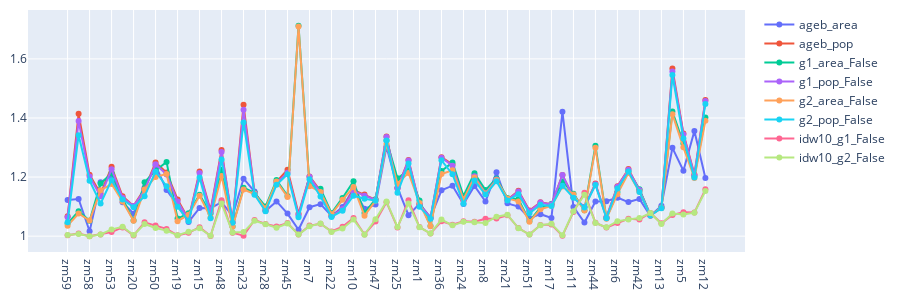
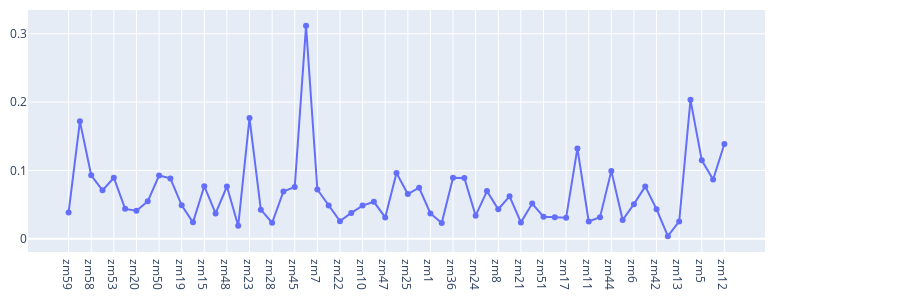

Here is the notebook cell these charts were saved with, in order:
### Code cell
dc = 'dilatation coefficient'
dila_coef = pd.DataFrame({
    'ageb_area': dv_a['area'][dc],
    'ageb_pop': dv_a['pop'][dc],
    ** a, **b
})
sort_col = ud_helper.zms_sort_cols[0]
dila_coef = dila_coef.loc[zms.sort_values(sort_col).index]

# sort_col = dila_coef.columns[0]
# dila_coef=dila_coef.sort_values(sort_col)
# print(sort_col)

draw_scatter(dila_coef, height=300)
draw_scatter(dila_coef.std(axis=1).to_frame(), height=300, margin_r=135)

### Figure 1 — Plotly figure (JSON) as saved in the notebook; plotly's stock layout.template omitted (floating-point values rounded to 4 significant figures)
{"data": [{"mode": "lines+markers", "name": "ageb_area", "type": "scatter", "x": ["zm59", "zm16", "zm58", "zm26", "zm53", "zm52", "zm20", "zm32", "zm50", "zm35", "zm19", "zm46", "zm15", "zm54", "zm48", "zm29", "zm23", "zm57", "zm28", "zm18", "zm45", "zm9", "zm7", "zm56", "zm22", "zm55", "zm10", "zm33", "zm47", "zm14", "zm25", "zm38", "zm1", "zm27", "zm36", "zm30", "zm24", "zm41", "zm8", "zm34", "zm21", "zm49", "zm51", "zm37", "zm17", "zm39", "zm11", "zm2", "zm44", "zm43", "zm6", "zm4", "zm42", "zm31", "zm13", "zm40", "zm5", "zm3", "zm12"], "y": [1.123, 1.126, 1.016, 1.182, 1.202, 1.115, 1.076, 1.164, 1.239, 1.156, 1.105, 1.048, 1.095, 1.095, 1.115, 1.069, 1.195, 1.151, 1.085, 1.118, 1.076, 1.022, 1.098, 1.108, 1.068, 1.099, 1.161, 1.093, 1.107, 1.303, 1.164, 1.071, 1.109, 1.063, 1.155, 1.171, 1.109, 1.17, 1.117, 1.216, 1.111, 1.1, 1.06, 1.074, 1.062, 1.421, 1.099, 1.046, 1.117, 1.119, 1.13, 1.115, 1.126, 1.069, 1.103, 1.299, 1.221, 1.356, 1.197]}, {"mode": "lines+markers", "name": "ageb_pop", "type": "scatter", "x": ["zm59", "zm16", "zm58", "zm26", "zm53", "zm52", "zm20", "zm32", "zm50", "zm35", "zm19", "zm46", "zm15", "zm54", "zm48", "zm29", "zm23", "zm57", "zm28", "zm18", "zm45", "zm9", "zm7", "zm56", "zm22", "zm55", "zm10", "zm33", "zm47", "zm14", "zm25", "zm38", "zm1", "zm27", "zm36", "zm30", "zm24", "zm41", "zm8", "zm34", "zm21", "zm49", "zm51", "zm37", "zm17", "zm39", "zm11", "zm2", "zm44", "zm43", "zm6", "zm4", "zm42", "zm31", "zm13", "zm40", "zm5", "zm3", "zm12"], "y": [1.068, 1.414, 1.208, 1.143, 1.235, 1.135, 1.102, 1.16, 1.25, 1.215, 1.124, 1.057, 1.219, 1.087, 1.291, 1.046, 1.444, 1.147, 1.088, 1.184, 1.225, 1.076, 1.202, 1.152, 1.069, 1.092, 1.156, 1.141, 1.123, 1.338, 1.163, 1.258, 1.108, 1.06, 1.267, 1.243, 1.122, 1.205, 1.148, 1.193, 1.123, 1.154, 1.086, 1.114, 1.108, 1.207, 1.132, 1.099, 1.178, 1.064, 1.169, 1.227, 1.157, 1.071, 1.096, 1.567, 1.347, 1.209, 1.461]}, {"mode": "lines+markers", "name": "g1_area_False", "type": "scatter", "x": ["zm59", "zm16", "zm58", "zm26", "zm53", "zm52", "zm20", "zm32", "zm50", "zm35", "zm19", "zm46", "zm15", "zm54", "zm48", "zm29", "zm23", "zm57", "zm28", "zm18", "zm45", "zm9", "zm7", "zm56", "zm22", "zm55", "zm10", "zm33", "zm47", "zm14", "zm25", "zm38", "zm1", "zm27", "zm36", "zm30", "zm24", "zm41", "zm8", "zm34", "zm21", "zm49", "zm51", "zm37", "zm17", "zm39", "zm11", "zm2", "zm44", "zm43", "zm6", "zm4", "zm42", "zm31", "zm13", "zm40", "zm5", "zm3", "zm12"], "y": [1.043, 1.085, 1.052, 1.178, 1.213, 1.126, 1.053, 1.182, 1.222, 1.251, 1.06, 1.077, 1.14, 1.077, 1.225, 1.032, 1.164, 1.147, 1.1, 1.19, 1.136, 1.712, 1.176, 1.161, 1.078, 1.129, 1.186, 1.078, 1.125, 1.324, 1.196, 1.223, 1.121, 1.034, 1.22, 1.249, 1.136, 1.213, 1.156, 1.196, 1.129, 1.125, 1.051, 1.096, 1.108, 1.185, 1.144, 1.088, 1.306, 1.061, 1.149, 1.22, 1.159, 1.072, 1.097, 1.422, 1.313, 1.203, 1.402]}, {"mode": "lines+markers", "name": "g1_pop_False", "type": "scatter", "x": ["zm59", "zm16", "zm58", "zm26", "zm53", "zm52", "zm20", "zm32", "zm50", "zm35", "zm19", "zm46", "zm15", "zm54", "zm48", "zm29", "zm23", "zm57", "zm28", "zm18", "zm45", "zm9", "zm7", "zm56", "zm22", "zm55", "zm10", "zm33", "zm47", "zm14", "zm25", "zm38", "zm1", "zm27", "zm36", "zm30", "zm24", "zm41", "zm8", "zm34", "zm21", "zm49", "zm51", "zm37", "zm17", "zm39", "zm11", "zm2", "zm44", "zm43", "zm6", "zm4", "zm42", "zm31", "zm13", "zm40", "zm5", "zm3", "zm12"], "y": [1.064, 1.389, 1.202, 1.135, 1.227, 1.13, 1.102, 1.156, 1.243, 1.209, 1.117, 1.056, 1.214, 1.082, 1.285, 1.047, 1.428, 1.145, 1.089, 1.181, 1.214, 1.071, 1.201, 1.148, 1.068, 1.092, 1.152, 1.137, 1.122, 1.336, 1.161, 1.256, 1.107, 1.061, 1.265, 1.238, 1.121, 1.203, 1.145, 1.192, 1.122, 1.151, 1.084, 1.114, 1.107, 1.207, 1.131, 1.098, 1.176, 1.063, 1.167, 1.225, 1.156, 1.071, 1.096, 1.558, 1.344, 1.206, 1.458]}, {"mode": "lines+markers", "name": "g2_area_False", "type": "scatter", "x": ["zm59", "zm16", "zm58", "zm26", "zm53", "zm52", "zm20", "zm32", "zm50", "zm35", "zm19", "zm46", "zm15", "zm54", "zm48", "zm29", "zm23", "zm57", "zm28", "zm18", "zm45", "zm9", "zm7", "zm56", "zm22", "zm55", "zm10", "zm33", "zm47", "zm14", "zm25", "zm38", "zm1", "zm27", "zm36", "zm30", "zm24", "zm41", "zm8", "zm34", "zm21", "zm49", "zm51", "zm37", "zm17", "zm39", "zm11", "zm2", "zm44", "zm43", "zm6", "zm4", "zm42", "zm31", "zm13", "zm40", "zm5", "zm3", "zm12"], "y": [1.035, 1.077, 1.053, 1.156, 1.176, 1.117, 1.052, 1.158, 1.201, 1.211, 1.051, 1.073, 1.137, 1.063, 1.204, 1.032, 1.158, 1.142, 1.094, 1.185, 1.133, 1.71, 1.169, 1.15, 1.075, 1.123, 1.167, 1.069, 1.12, 1.312, 1.178, 1.214, 1.113, 1.034, 1.21, 1.223, 1.125, 1.199, 1.144, 1.19, 1.127, 1.118, 1.049, 1.091, 1.102, 1.168, 1.141, 1.087, 1.299, 1.059, 1.142, 1.214, 1.15, 1.07, 1.096, 1.413, 1.301, 1.197, 1.391]}, {"mode": "lines+markers", "name": "g2_pop_False", "type": "scatter", "x": ["zm59", "zm16", "zm58", "zm26", "zm53", "zm52", "zm20", "zm32", "zm50", "zm35", "zm19", "zm46", "zm15", "zm54", "zm48", "zm29", "zm23", "zm57", "zm28", "zm18", "zm45", "zm9", "zm7", "zm56", "zm22", "zm55", "zm10", "zm33", "zm47", "zm14", "zm25", "zm38", "zm1", "zm27", "zm36", "zm30", "zm24", "zm41", "zm8", "zm34", "zm21", "zm49", "zm51", "zm37", "zm17", "zm39", "zm11", "zm2", "zm44", "zm43", "zm6", "zm4", "zm42", "zm31", "zm13", "zm40", "zm5", "zm3", "zm12"], "y": [1.047, 1.342, 1.188, 1.111, 1.189, 1.124, 1.098, 1.135, 1.218, 1.169, 1.1, 1.051, 1.199, 1.061, 1.259, 1.045, 1.385, 1.14, 1.084, 1.174, 1.21, 1.064, 1.192, 1.134, 1.065, 1.086, 1.137, 1.127, 1.12, 1.324, 1.147, 1.246, 1.099, 1.059, 1.257, 1.21, 1.11, 1.188, 1.141, 1.185, 1.121, 1.142, 1.077, 1.106, 1.102, 1.171, 1.13, 1.097, 1.173, 1.061, 1.162, 1.219, 1.149, 1.07, 1.095, 1.546, 1.331, 1.198, 1.447]}, {"mode": "lines+markers", "name": "idw10_g1_False", "type": "scatter", "x": ["zm59", "zm16", "zm58", "zm26", "zm53", "zm52", "zm20", "zm32", "zm50", "zm35", "zm19", "zm46", "zm15", "zm54", "zm48", "zm29", "zm23", "zm57", "zm28", "zm18", "zm45", "zm9", "zm7", "zm56", "zm22", "zm55", "zm10", "zm33", "zm47", "zm14", "zm25", "zm38", "zm1", "zm27", "zm36", "zm30", "zm24", "zm41", "zm8", "zm34", "zm21", "zm49", "zm51", "zm37", "zm17", "zm39", "zm11", "zm2", "zm44", "zm43", "zm6", "zm4", "zm42", "zm31", "zm13", "zm40", "zm5", "zm3", "zm12"], "y": [1.003, 1.009, 1.0, 1.006, 1.014, 1.03, 1.003, 1.047, 1.036, 1.025, 1.003, 1.011, 1.03, 1.001, 1.122, 1.012, 1.002, 1.055, 1.041, 1.033, 1.044, 1.006, 1.036, 1.042, 1.016, 1.032, 1.062, 1.006, 1.049, 1.115, 1.029, 1.121, 1.031, 1.009, 1.05, 1.038, 1.05, 1.049, 1.059, 1.059, 1.071, 1.027, 1.005, 1.038, 1.039, 1.001, 1.082, 1.147, 1.046, 1.029, 1.044, 1.059, 1.056, 1.078, 1.043, 1.072, 1.081, 1.08, 1.158]}, {"mode": "lines+markers", "name": "idw10_g2_False", "type": "scatter", "x": ["zm59", "zm16", "zm58", "zm26", "zm53", "zm52", "zm20", "zm32", "zm50", "zm35", "zm19", "zm46", "zm15", "zm54", "zm48", "zm29", "zm23", "zm57", "zm28", "zm18", "zm45", "zm9", "zm7", "zm56", "zm22", "zm55", "zm10", "zm33", "zm47", "zm14", "zm25", "zm38", "zm1", "zm27", "zm36", "zm30", "zm24", "zm41", "zm8", "zm34", "zm21", "zm49", "zm51", "zm37", "zm17", "zm39", "zm11", "zm2", "zm44", "zm43", "zm6", "zm4", "zm42", "zm31", "zm13", "zm40", "zm5", "zm3", "zm12"], "y": [1.004, 1.007, 1.0, 1.006, 1.023, 1.032, 1.003, 1.041, 1.028, 1.019, 1.003, 1.015, 1.027, 1.001, 1.111, 1.013, 1.014, 1.052, 1.04, 1.028, 1.043, 1.005, 1.033, 1.043, 1.014, 1.026, 1.056, 1.005, 1.057, 1.117, 1.031, 1.11, 1.03, 1.009, 1.056, 1.037, 1.049, 1.047, 1.045, 1.066, 1.073, 1.027, 1.005, 1.037, 1.042, 1.003, 1.084, 1.14, 1.045, 1.03, 1.051, 1.057, 1.061, 1.078, 1.041, 1.077, 1.073, 1.08, 1.153]}], "layout": {"height": 300, "margin": {"b": 10, "l": 10, "r": 100, "t": 10}}}

### Figure 2 — Plotly figure (JSON) as saved in the notebook; plotly's stock layout.template omitted (floating-point values rounded to 4 significant figures)
{"data": [{"mode": "lines+markers", "name": "0", "type": "scatter", "x": ["zm59", "zm16", "zm58", "zm26", "zm53", "zm52", "zm20", "zm32", "zm50", "zm35", "zm19", "zm46", "zm15", "zm54", "zm48", "zm29", "zm23", "zm57", "zm28", "zm18", "zm45", "zm9", "zm7", "zm56", "zm22", "zm55", "zm10", "zm33", "zm47", "zm14", "zm25", "zm38", "zm1", "zm27", "zm36", "zm30", "zm24", "zm41", "zm8", "zm34", "zm21", "zm49", "zm51", "zm37", "zm17", "zm39", "zm11", "zm2", "zm44", "zm43", "zm6", "zm4", "zm42", "zm31", "zm13", "zm40", "zm5", "zm3", "zm12"], "y": [0.0385, 0.1719, 0.09291, 0.0709, 0.08937, 0.04379, 0.04113, 0.05489, 0.09254, 0.08837, 0.04892, 0.02409, 0.077, 0.03705, 0.07651, 0.01904, 0.1767, 0.04266, 0.02349, 0.06934, 0.07575, 0.3116, 0.07211, 0.04881, 0.02586, 0.03788, 0.04858, 0.05415, 0.03131, 0.09632, 0.06544, 0.07469, 0.03709, 0.02312, 0.08934, 0.08899, 0.03389, 0.06979, 0.04326, 0.06209, 0.02402, 0.05151, 0.03228, 0.0315, 0.03069, 0.1323, 0.02532, 0.03171, 0.09938, 0.02757, 0.05072, 0.0767, 0.04319, 0.003883, 0.02535, 0.2033, 0.1148, 0.08683, 0.1386]}], "layout": {"height": 300, "margin": {"b": 10, "l": 10, "r": 135, "t": 10}}}
